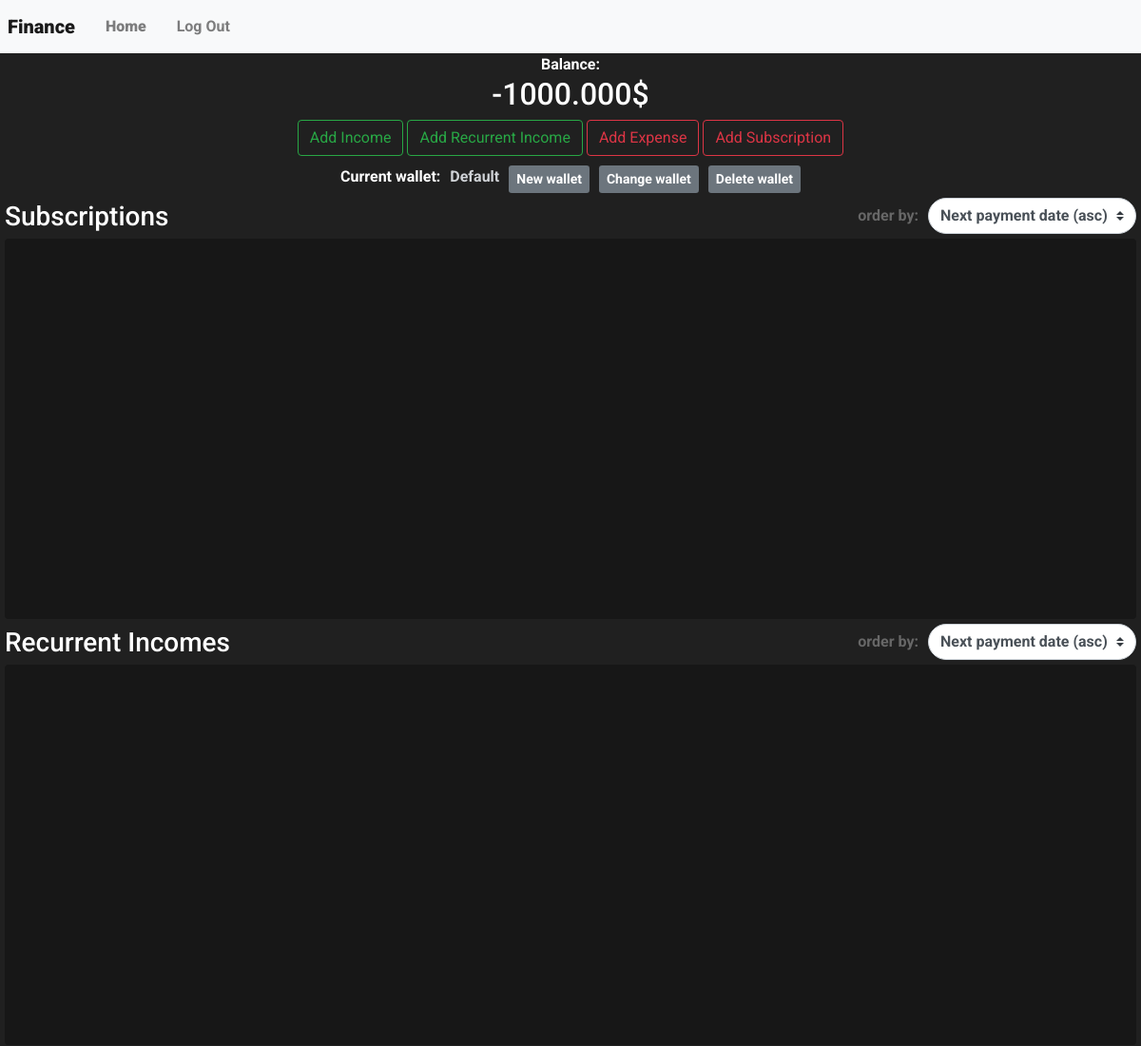
Page / (signed in, upper part) on the earlier database version.
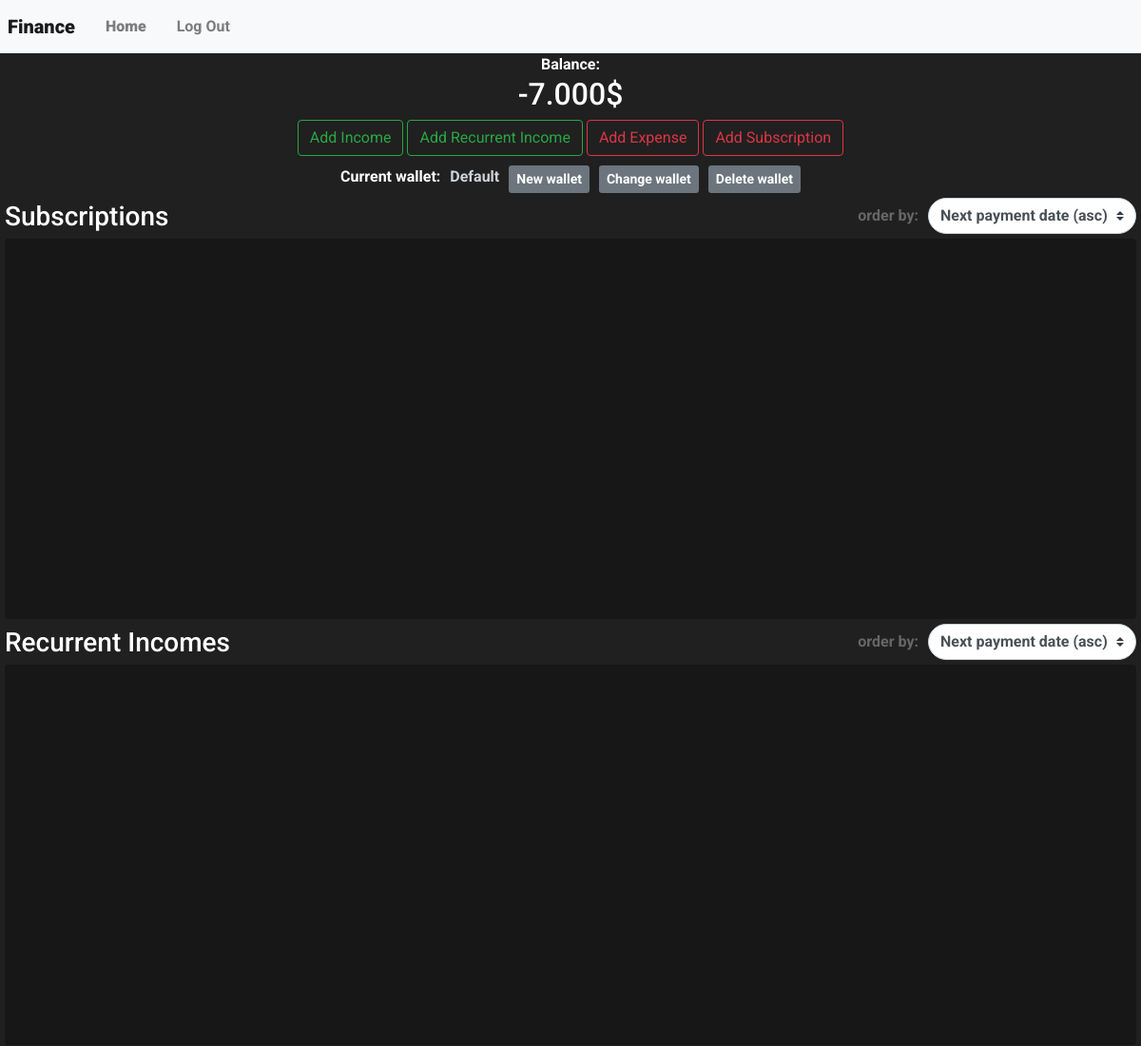
Same page on the later database version.
### finance/models.py (models this page shows, shortened)
class Account(models.Model):
    user = models.ForeignKey("User", on_delete=models.CASCADE, related_name="accounts")
    balance = models.DecimalField(decimal_places=3,max_digits=10)
    name = models.CharField(max_length= 50, blank=True)

### finance/views.py (the view)
# urls.py: path("", views.index, name="index"),
def index(request):
    if (request.user.is_authenticated):
        if (not request.user.accounts.all().count()):
            default_account = Account(user = request.user,balance=0,name="Default")
            default_account.save()
        default_account = request.user.accounts.first()
        return render(request, "finance/index.html",{
            "account":default_account
        })
    return render(request, "finance/nolog.html")

### finance/templates/finance/index.html (shortened to what this page needs)
{% extends "finance/layout.html" %}
{% load static %}
{% block body %}
<div>
    {% if user.is_authenticated %}
    <div id="content">
        <span>Balance: <h2 id="balance">{{ account.balance }}$</h2></span>
        <div>
            <button name="income" data-account-id="{{account.id}}" class="btn btn-outline-success">Add Income</button>
        <button name="recincome" data-account-id="{{account.id}}" class="btn btn-outline-success">Add Recurrent
            Income</button>
        <button name="expense" data-account-id="{{account.id}}" class="btn btn-outline-danger">Add Expense</button>
        <button name="recexpense" data-account-id="{{account.id}}" class="btn btn-outline-danger">Add
            Subscription</button>
        </div>
        <div class="acc-container">
            <span>Current wallet:</span>
            <span id="accountName" data-account-name="{{user.accounts.all.first.name}}">{{ user.accounts.all.first.name }}</span>
            <span class="btn-secondary btn-sm" id="acc-new">New wallet</span>
            <span class="btn-secondary btn-sm" id="acc-change">Change wallet</span>
            <span class="btn-secondary btn-sm" id="acc-delete">Delete wallet</span>
        </div>
    </div>
    <div>
        <div class="subs-container-title">
            <h3>Subscriptions</h3>
            <span class="sub-order sub-order-text">order by:</span>
            <span class="sub-order">
                <select class="sub-order-select" name="rec_exp_order" id="rec_exp_order">
                    <option selected value="nex_pay_asc">Next payment date (asc)</option>
                </select>
            </span>
        </div>
        <div id="rec_expenses_container" class="subs-container rounded">
        </div>
    </div>
    <div>
        <div class="subs-container-title">
            <h3>Recurrent Incomes</h3>
            <span class="sub-order sub-order-text">order by:</span>
            <span class="sub-order">
                <select class="sub-order-select" name="rec_inc_order" id="rec_inc_order">
                    <option selected value="nex_pay_asc">Next payment date (asc)</option>
                </select>
            </span>
        </div>
        <div id="rec_incomes_container" class="subs-container rounded">
        </div>
    </div>
    {% endif %}
</div>
{% endblock %}

Differences in the rows shown:
changed Account: balance "-1000.000" → "-7.000"
